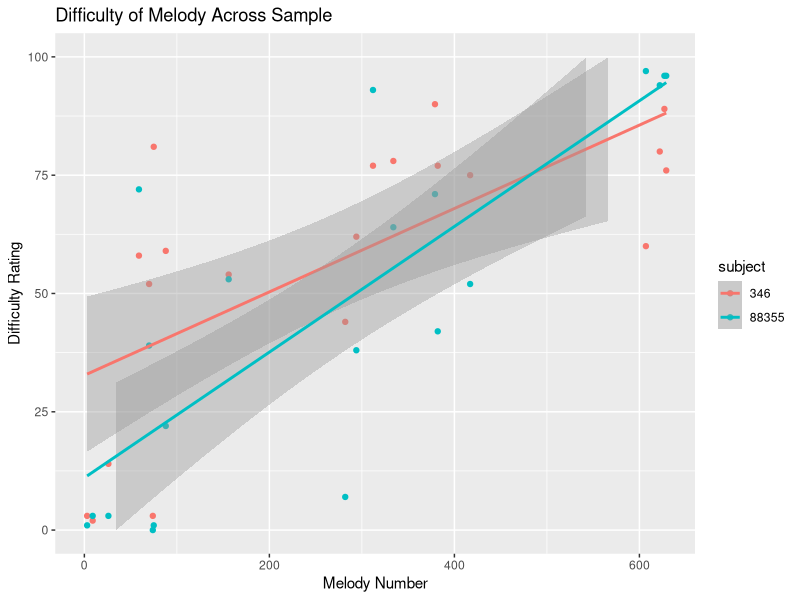
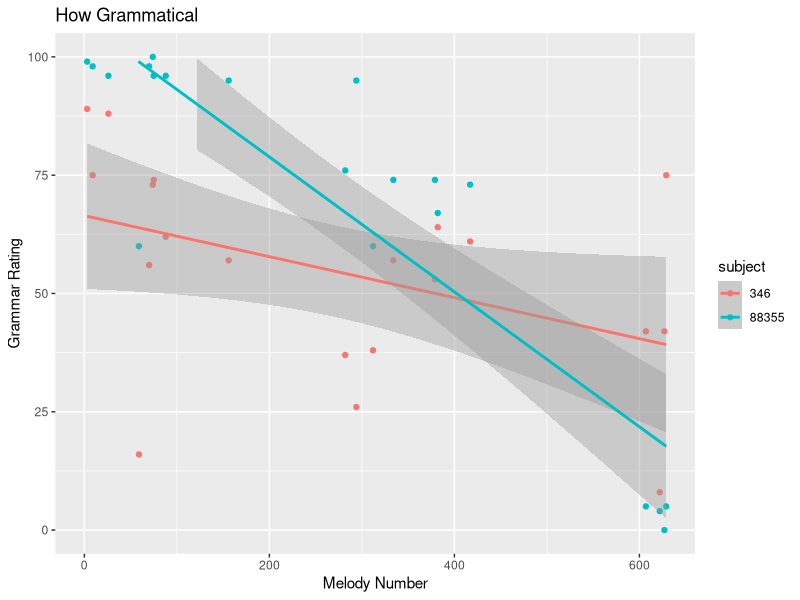

Source code (R) for these figures, in order:
#======================================================================================================
# Analyze and Clean Survey Data
#--------------------------------------------------
library(tidyverse)
#--------------------------------------------------

dictation_survey <- read_csv("aural_survey/Dictation_Survey_Responses.csv")
View(dictation_survey)

#--------------------------------------------------
# Create Melody Number
head(dictation_survey)

get_melody_number <- function(x){
  x %>%
    str_remove_all(pattern = "[:alpha:]")
}

dictation_survey$melody_number <- as.numeric(get_melody_number(dictation_survey$stimulus))
dictation_survey$subject <- as.character(dictation_survey$subject)

make_semester_category <- function(x){
  
  x[x == 0] <- "First Semester"
  x[x == 1] <- "Second Semester"
  x[x == 2] <- "Third Semester"
  x[x == 3] <- "Fourth Semester"
  x[x == 4] <- "Advanced Undergraduate"
  x[x == 5] <- "Graduate Studies"
  x
}

dictation_survey$What_Semester <- make_semester_category(dictation_survey$What_Semester)

#======================================================================================================
# Things to Begin to Plot
# List of All Melodies Use in Chapter
# Basic Demographics of Survey Participants
#--------------------------------------------------
# Calculate IRR for Each Participant for

#--------------------------------------------------
# 


#--------------------------------------------------
# Difficulty for Average 2nd Year 
dictation_survey %>%
  ggplot(aes(x = melody_number, y = Difficulty_2nd_Year, color = subject)) +
  geom_point() + geom_smooth(method = "lm") + 
  labs(title = "Difficulty of Melody Across Sample",
       x = "Melody Number",
       y = "Difficulty Rating") + 
  scale_x_continuous(limits = c(0, 629)) + 
  scale_y_continuous(limits = c(0,100))

#--------------------------------------------------
# Grammatical 
dictation_survey %>%
  ggplot(aes(x = melody_number, y = Grammar, color = subject)) +
  geom_point() + geom_smooth(method = "lm") + 
  labs(title = "How Grammatical",
       x = "Melody Number",
       y = "Grammar Rating") + 
  scale_x_continuous(limits = c(0, 629)) + 
  scale_y_continuous(limits = c(0,100))


# http://www.cookbook-r.com/Statistical_analysis/Inter-rater_reliability/
# ICC
#--------------------------------------------------
# Calculate All ICC 
#--------------------------------------------------
# Semester -- Use Ranked Data 




# Semester -- ranked data
# Average Difficulty for second year -- ICC
# Adherence to grammatical syntax of common pratice -- ICC


#--------------------------------------------------
# Figure 1
# * Plot X axis of Index of Melody ~ Semester, Average Difficulty, Adherence to Grammatrial Syntax

#--------------------------------------------------
# Figure 2
# Plot basic Correlations between grammatical coherence and difficulty

#--------------------------------------------------
# Introduce Fantastic
# Merge on Dataset

#--------------------------------------------------
# Figure 3
# Difficulty level for average year undergraduate as DV
# Series of Linear Models
# Number of Notes
# FANTASTIC Features....

#--------------------------------------------------
# Extended Discussion on linear modeling
# Collinearity

#--------------------------------------------------
# Figure 4
# PCA of Features used BEFORE in complexity measures
# Predict difficulty from PCA

#--------------------------------------------------
# Also explore with Cum Inf Content
#


